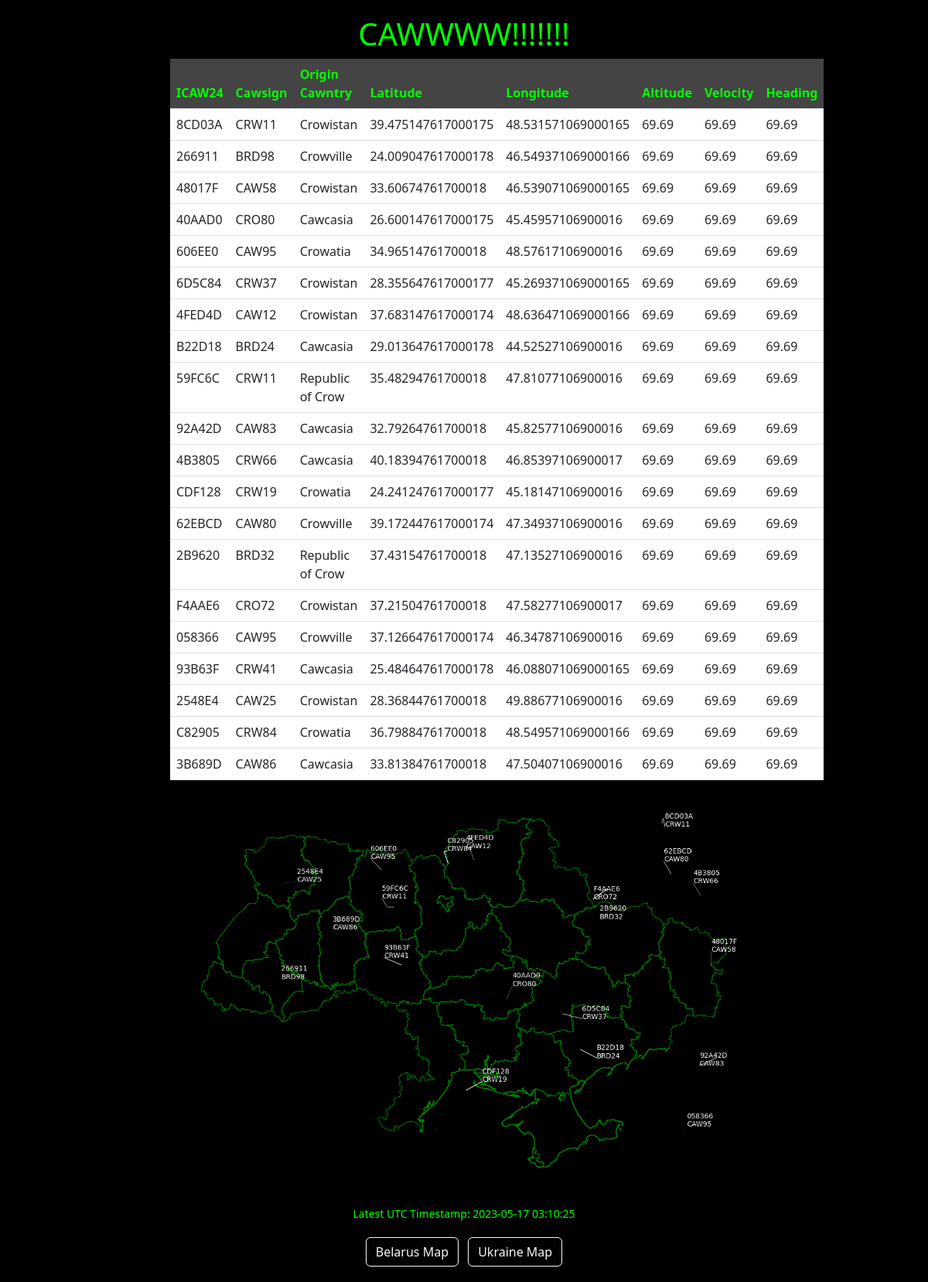
/crow, run on the app's committed database.
### tables this page shows
CREATE TABLE flights (icao24 text, callsign text, origin_country text, time_position real, 
 last_contact real, longitude real, latitude real, geo_altitude real, on_ground int, velocity real, true_track real, 
 vertical_rate real, sensors real, baro_altitude real, timestamp int);

### app.py (the view)
@app.route('/crow')
@limiter.limit("5 per minute")
def crow_index():
    latest_data = get_latest_data('databases/db.sqlite3')
    if len(latest_data) == 0:
        latest_time = "No data available"
    else:
        latest_time = datetime.datetime.fromtimestamp(latest_data[0][-1]).strftime('%Y-%m-%d %H:%M:%S')
    return render_template('CROW.html', latest_data=latest_data, latest_time=latest_time)

### app.py (called while the page is built)
def get_latest_data(database):
    conn = sqlite3.connect(database)
    c = conn.cursor()
    c.execute("""
        SELECT f1.* FROM flights f1
        LEFT JOIN flights f2
        ON f1.icao24 = f2.icao24 AND f1.timestamp < f2.timestamp
        WHERE f2.timestamp IS NULL AND f1.timestamp = (
            SELECT MAX(timestamp) FROM flights
        )
    """)
    latest_data = c.fetchall()
    conn.close()
    return latest_data

### templates/CROW.html (shortened to what this page needs)
<!DOCTYPE html>
<html>
<head>
	<link rel="stylesheet" href="https://cdnjs.cloudflare.com/ajax/libs/bootstrap/5.3.0/css/bootstrap.min.css">
</head>
<body>
	<div class="container">
		<h1 class="text-center">CAWWWW!!!!!!!</h1>
		<table class="table table-hover">
			<thead>
				<tr>
					<th>ICAW24</th>
					<th>Cawsign</th>
					<th>Origin Cawntry</th>
					<th>Latitude</th>
					<th>Longitude</th>
					<th>Altitude</th>
					<th>Velocity</th>
					<th>Heading</th>
				</tr>
			</thead>
			<tbody>
				{% for data in latest_data %}
				<tr>
					<td>{{ data[0] }}</td>
					<td>{{ data[1] }}</td>
					<td>{{ data[2] }}</td>
					<td>{{ data[5] }}</td>
					<td>{{ data[6] }}</td>
					<td>{{ data[7] }}</td>
					<td>{{ data[9] }}</td>
					<td>{{ data[10] }}</td>
				</tr>
				{% endfor %}
			</tbody>
		</table>
		<div class="text-center">
			<img src="static/maps/CROW.png" alt="Flight Map" class="image">
		</div>
		<p class="timestamp">Latest UTC Timestamp: {{ latest_time }}</p>
		<div class="text-center">
			<a class="btn btn-outline-light me-2" href="http://164.92.140.44/belarus" target="_blank">Belarus Map</a>
			<a class="btn btn-outline-light" href="http://164.92.140.44/ukraine" target="_blank">Ukraine Map</a>
			</div>
	</div>
</body>
</html>

### templates/CROW.html (style rules this page uses)
body { background-color: #000; color: #0F0; }
.container { padding: 20px; margin: 0 auto; max-width: 800px; }
.table { background-color: #000; color: #0F0; }
.table th { background-color: #444; color: #0F0; }
.image { max-width: 100%; height: auto; display: block; margin: 20px auto; }
.timestamp { text-align: center; font-size: 14px; margin: 20px 0; color: #0F0; }

### data on the page
flights: icao24 "8CD03A", callsign "CRW11", origin_country "Crowistan", longitude "39.475147617000175", latitude "48.531571069000165", geo_altitude "69.69", velocity "69.69", true_track "69.69"
flights: icao24 "266911", callsign "BRD98", origin_country "Crowville", longitude "24.009047617000178", latitude "46.549371069000166", geo_altitude "69.69", velocity "69.69", true_track "69.69"
flights: icao24 "48017F", callsign "CAW58", origin_country "Crowistan", longitude "33.60674761700018", latitude "46.539071069000165", geo_altitude "69.69", velocity "69.69", true_track "69.69"
flights: icao24 "40AAD0", callsign "CRO80", origin_country "Cawcasia", longitude "26.600147617000175", latitude "45.45957106900016", geo_altitude "69.69", velocity "69.69", true_track "69.69"
flights: icao24 "606EE0", callsign "CAW95", origin_country "Crowatia", longitude "34.96514761700018", latitude "48.57617106900016", geo_altitude "69.69", velocity "69.69", true_track "69.69"
flights: icao24 "6D5C84", callsign "CRW37", origin_country "Crowistan", longitude "28.355647617000177", latitude "45.269371069000165", geo_altitude "69.69", velocity "69.69", true_track "69.69"
flights: icao24 "4FED4D", callsign "CAW12", origin_country "Crowistan", longitude "37.683147617000174", latitude "48.636471069000166", geo_altitude "69.69", velocity "69.69", true_track "69.69"
flights: icao24 "B22D18", callsign "BRD24", origin_country "Cawcasia", longitude "29.013647617000178", latitude "44.52527106900016", geo_altitude "69.69", velocity "69.69", true_track "69.69"
flights: icao24 "59FC6C", callsign "CRW11", origin_country "Republic of Crow", longitude "35.48294761700018", latitude "47.81077106900016", geo_altitude "69.69", velocity "69.69", true_track "69.69"
flights: icao24 "92A42D", callsign "CAW83", origin_country "Cawcasia", longitude "32.79264761700018", latitude "45.82577106900016", geo_altitude "69.69", velocity "69.69", true_track "69.69"
flights: icao24 "4B3805", callsign "CRW66", origin_country "Cawcasia", longitude "40.18394761700018", latitude "46.85397106900017", geo_altitude "69.69", velocity "69.69", true_track "69.69"
flights: icao24 "CDF128", callsign "CRW19", origin_country "Crowatia", longitude "24.241247617000177", latitude "45.18147106900016", geo_altitude "69.69", velocity "69.69", true_track "69.69"
flights: icao24 "62EBCD", callsign "CAW80", origin_country "Crowville", longitude "39.172447617000174", latitude "47.34937106900016", geo_altitude "69.69", velocity "69.69", true_track "69.69"
flights: icao24 "2B9620", callsign "BRD32", origin_country "Republic of Crow", longitude "37.43154761700018", latitude "47.13527106900016", geo_altitude "69.69", velocity "69.69", true_track "69.69"
flights: icao24 "F4AAE6", callsign "CRO72", origin_country "Crowistan", longitude "37.21504761700018", latitude "47.58277106900017", geo_altitude "69.69", velocity "69.69", true_track "69.69"
flights: icao24 "058366", callsign "CAW95", origin_country "Crowville", longitude "37.126647617000174", latitude "46.34787106900016", geo_altitude "69.69", velocity "69.69", true_track "69.69"
flights: icao24 "93B63F", callsign "CRW41", origin_country "Cawcasia", longitude "25.484647617000178", latitude "46.088071069000165", geo_altitude "69.69", velocity "69.69", true_track "69.69"
flights: icao24 "2548E4", callsign "CAW25", origin_country "Crowistan", longitude "28.36844761700018", latitude "49.88677106900016", geo_altitude "69.69", velocity "69.69", true_track "69.69"
flights: icao24 "C82905", callsign "CRW84", origin_country "Crowatia", longitude "36.79884761700018", latitude "48.549571069000166", geo_altitude "69.69", velocity "69.69", true_track "69.69"
flights: icao24 "3B689D", callsign "CAW86", origin_country "Cawcasia", longitude "33.81384761700018", latitude "47.50407106900016", geo_altitude "69.69", velocity "69.69", true_track "69.69"

### other printed values
{{ latest_time }} "2023-05-17 03:10:25"
